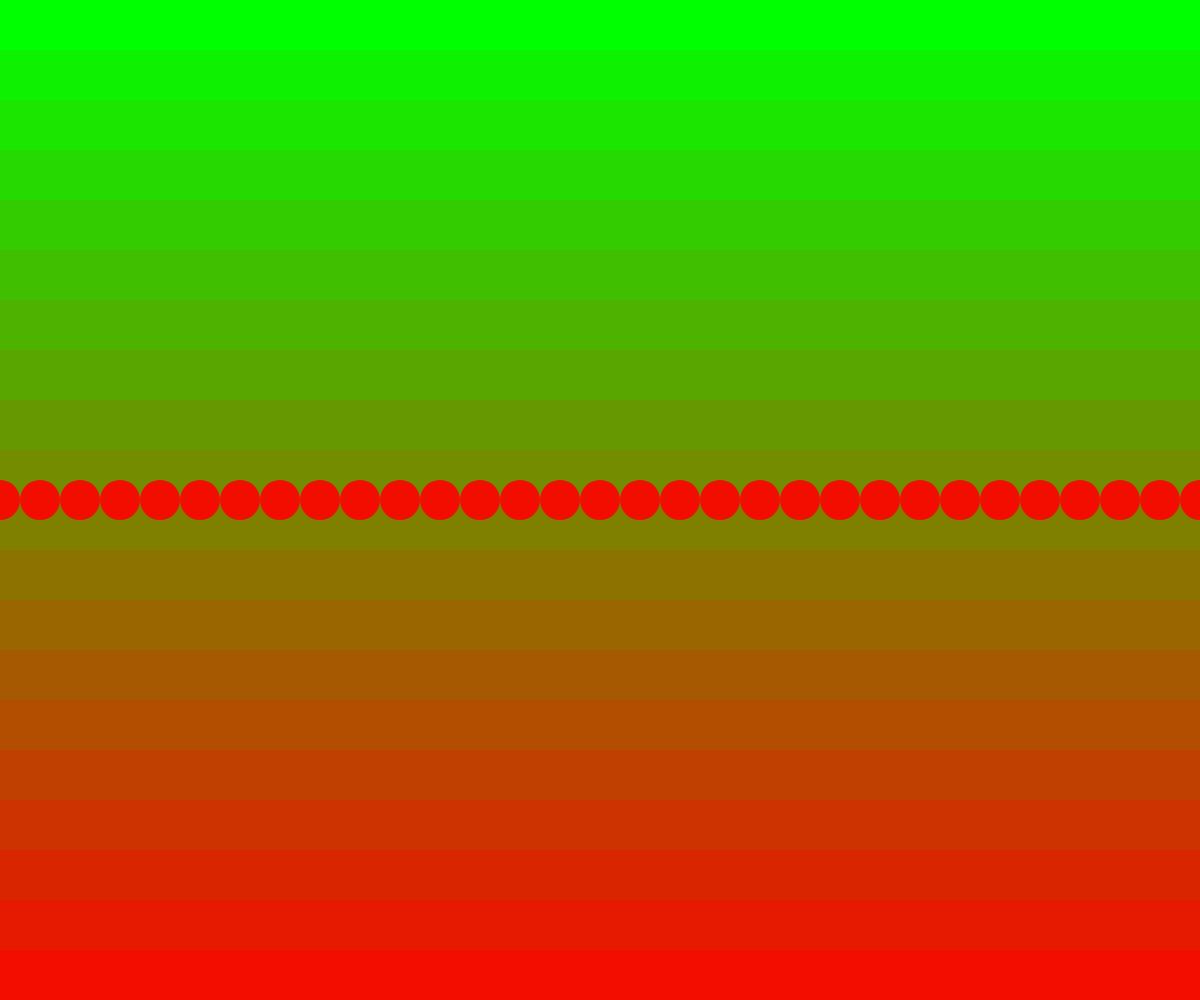
Frame 1 (no input)
Frame 60 (no input): identical to frame 1, image omitted
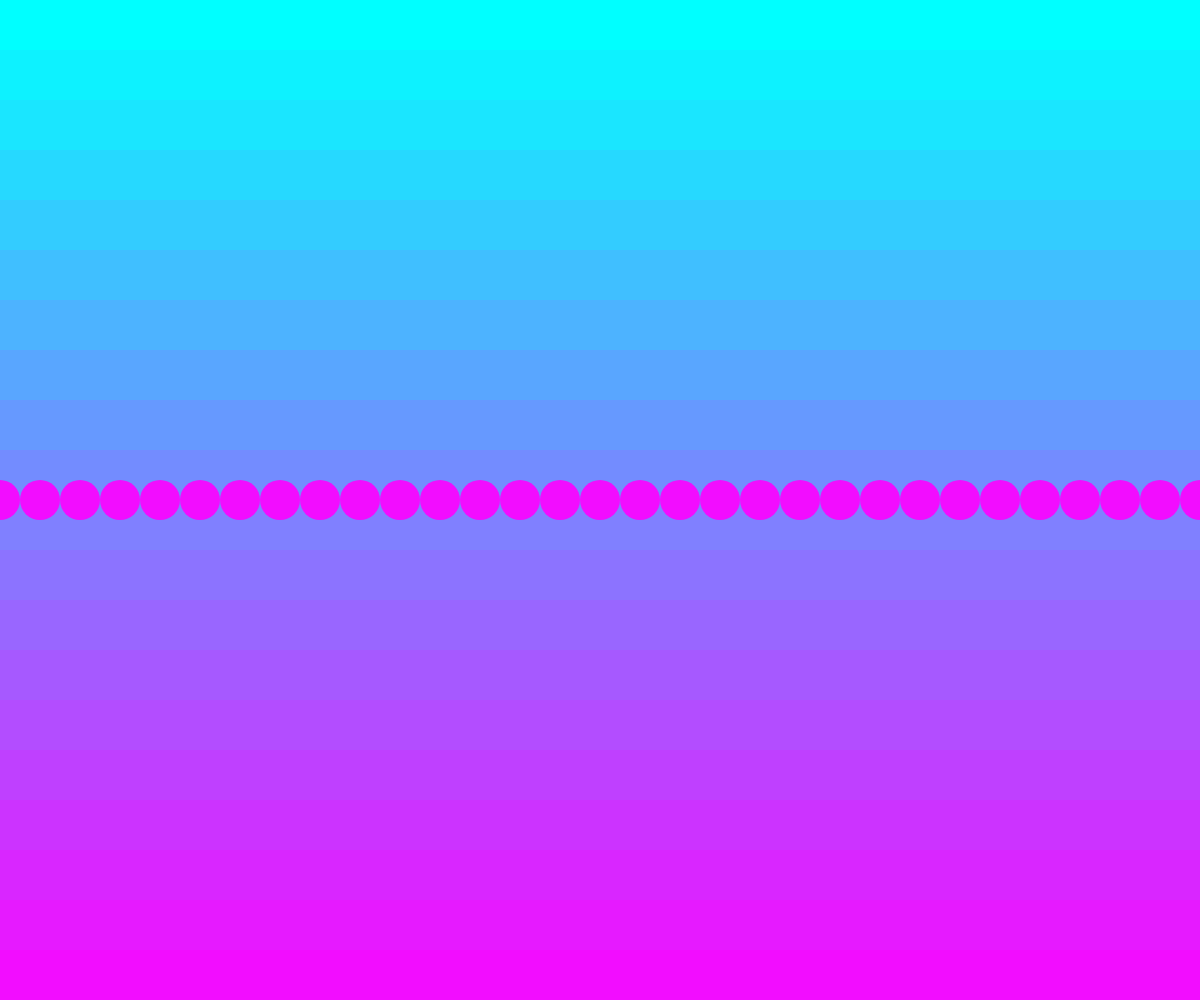
Frame 120 (the mouse pressed at the canvas centre since frame 60)

The p5.js sketch that drew these frames (run headless with seeded random() and noise() and a simulated clock; from frame 60 on, the mouse is pressed at the canvas centre):

// p5.js sketch
// ── sketch.js
// Drawing with simple loops
// Joy Min
// Feb 24, 2025
//
// Extra for Experts:
// - describe what you did to take this project "above and beyond"


function setup() {
  createCanvas(windowWidth, windowHeight);
}

function draw() {
  gradientBackground();
  circlrLine();
}

function circlrLine() {
  //use a loop (for or while) to draw a line
  //of circle side by side
  let d = 40; //diameter of each circle
  let y = height/2;
  let xStart = 0;
  let xEnd = width;

  //use a loop to do the drawing
  for(let x = xStart; x <= xEnd; x+=d){
    //x: 0 40 80 120 160 200 240
    circle(x, y, d);
  
  }
}

function gradientBackground() {
  //create a gradient to use as background
  let h = 50;

  //use a loop to draw vertical strack of rectangles
  for(let y = 0; y < height; y += h){
    noStroke();
    let mappedY = map(y, 0, height, 0, 255);
    let reversedY = map(y, 0, height, 255, 0);
    fill(mappedY, reversedY, mouseX);
    rect(0, y, width, h);
  }
}
